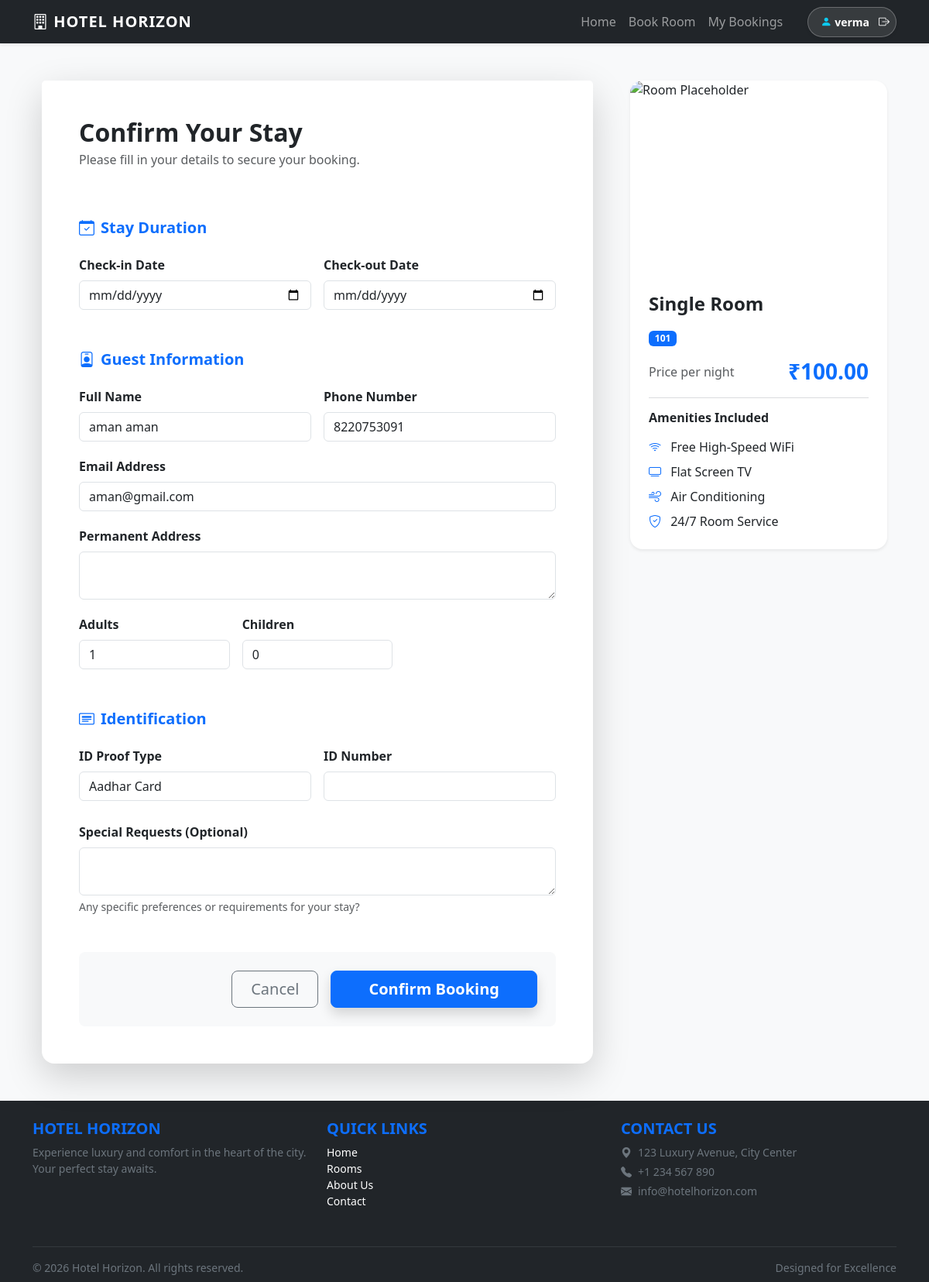
Screenshot of /book/1/?check_in=&check_out= (signed in) with the database file from the repository.
### core/models.py (models this page shows, shortened)
class CustomUser(AbstractUser):
    ROLE_CHOICES = (
        ('guest', 'Guest'),
        ('staff', 'Staff'),
        ('admin', 'Admin'),
    )
    role = models.CharField(max_length=10, choices=ROLE_CHOICES, default='guest')
    phone = models.CharField(max_length=15, blank=True, null=True)
    profession = models.CharField(max_length=100, blank=True, null=True)

class Room(models.Model):
    ROOM_TYPES = (
        ('single', 'Single'),
        ('double', 'Double'),
        ('suite', 'Suite'),
    )
    STATUS_CHOICES = (
        ('available', 'Available'),
        ('booked', 'Booked'),
        ('cleaning', 'Cleaning'),
    )
    room_number = models.CharField(max_length=10, unique=True)
    room_type = models.CharField(max_length=10, choices=ROOM_TYPES)
    price_per_night = models.DecimalField(max_digits=10, decimal_places=2)
    amenities = models.TextField(blank=True)
    status = models.CharField(max_length=10, choices=STATUS_CHOICES, default='available')
    image = models.ImageField(upload_to='rooms/', blank=True, null=True)

### core/views.py (the view)
# urls.py: path('book/<int:room_id>/', views.book_room, name='book_room'),
@login_required
def book_room(request, room_id):
    room = get_object_or_404(Room, id=room_id)
    if request.method == 'POST':
        form = BookingForm(request.POST)
        if form.is_valid():
            booking = form.save(commit=False)
            booking.guest = request.user
            booking.room = room
            conflicting_bookings = Booking.objects.filter(
                room=room,
                check_in__lt=booking.check_out,
                check_out__gt=booking.check_in
            )
            if conflicting_bookings.exists():
                 return render(request, 'book_room.html', {'room': room, 'form': form, 'error': 'Room is already booked for these dates'})
            booking.save()
            return redirect('booking_success', booking_id=booking.id)
        else:
            print("Form errors:", form.errors) # Debugging print
    else:
        initial_data = {
            'full_name': f"{request.user.first_name} {request.user.last_name}",
            'email': request.user.email,
            'phone': request.user.phone,
            'check_in': request.GET.get('check_in'),
            'check_out': request.GET.get('check_out'),
        }
        form = BookingForm(initial=initial_data)
    return render(request, 'book_room.html', {'room': room, 'form': form})

### templates/book_room.html (shortened to what this page needs)
{% extends 'base.html' %}
{% block content %}
<div class="container mt-5 mb-5">
    <div class="row g-5">
        <div class="col-lg-4 order-lg-last">
            <div class="card border-0 shadow-sm rounded-4 sticky-top" style="top: 100px;">
                {% if room.image %}
                <img src="{{ room.image.url }}" class="card-img-top rounded-top-4" alt="Room Image"
                    style="height: 250px; object-fit: cover;">
                {% else %}
                <img src="https://images.unsplash.com/photo-1618773928121-c32242e63f39?ixlib=rb-4.0.3&auto=format&fit=crop&w=500&q=60"
                    class="card-img-top rounded-top-4" alt="Room Placeholder" style="height: 250px; object-fit: cover;">
                {% endif %}
                <div class="card-body p-4">
                    <h4 class="fw-bold mb-3">{{ room.room_type|title }} Room</h4>
                    <span class="badge bg-primary mb-3">{{ room.room_number }}</span>
                    <div class="d-flex justify-content-between align-items-center mb-3">
                        <span class="text-muted">Price per night</span>
                        <h3 class="fw-bold text-primary mb-0">₹{{ room.price_per_night }}</h3>
                    </div>
                    <hr class="border-secondary opacity-10">
                    <h6 class="fw-bold mb-3">Amenities Included</h6>
                    <ul class="list-unstyled mb-0">
                        <li class="mb-2"><i class="bi bi-wifi me-2 text-primary"></i> Free High-Speed WiFi</li>
                        <li class="mb-2"><i class="bi bi-tv me-2 text-primary"></i> Flat Screen TV</li>
                        <li class="mb-2"><i class="bi bi-wind me-2 text-primary"></i> Air Conditioning</li>
                        <li><i class="bi bi-shield-check me-2 text-primary"></i> 24/7 Room Service</li>
                    </ul>
                </div>
            </div>
        </div>
        <div class="col-lg-8">
            <div class="card border-0 shadow-lg rounded-4">
                <div class="card-header bg-white border-bottom-0 pt-5 px-5 pb-0">
                    <h2 class="fw-bold mb-1">Confirm Your Stay</h2>
                    <p class="text-muted">Please fill in your details to secure your booking.</p>
                </div>
                <div class="card-body p-5">
                    <form method="post" class="needs-validation" novalidate>
                        <h5 class="fw-bold text-primary mb-4"><i class="bi bi-calendar-check me-2"></i>Stay Duration
                        </h5>
                        <div class="row g-3 mb-4">
                            <div class="col-md-6">
                                <label class="form-label fw-semibold">Check-in Date</label>
                                {{ form.check_in }}
                            </div>
                            <div class="col-md-6">
                                <label class="form-label fw-semibold">Check-out Date</label>
                                {{ form.check_out }}
                            </div>
                        </div>
                        <h5 class="fw-bold text-primary mb-4 mt-5"><i class="bi bi-person-badge me-2"></i>Guest
                            Information</h5>
                        <div class="row g-3 mb-3">
                            <div class="col-md-6">
                                <label class="form-label fw-semibold">Full Name</label>
                                {{ form.full_name }}
                            </div>
                            <div class="col-md-6">
                                <label class="form-label fw-semibold">Phone Number</label>
                                {{ form.phone }}
                            </div>
                            <div class="col-12">
                                <label class="form-label fw-semibold">Email Address</label>
                                {{ form.email }}
                            </div>
                            <div class="col-12">
                                <label class="form-label fw-semibold">Permanent Address</label>
                                {{ form.address }}
                            </div>
                        </div>
                        <div class="row g-3 mb-4">
                            <div class="col-md-4">
                                <label class="form-label fw-semibold">Adults</label>
                                {{ form.num_adults }}
                            </div>
                            <div class="col-md-4">
                                <label class="form-label fw-semibold">Children</label>
                                {{ form.num_children }}
                            </div>
                        </div>
                        <h5 class="fw-bold text-primary mb-4 mt-5"><i class="bi bi-card-heading me-2"></i>Identification
                        </h5>
                        <div class="row g-3 mb-4">
                            <div class="col-md-6">
                                <label class="form-label fw-semibold">ID Proof Type</label>
                                {{ form.id_proof_type }}
                            </div>
                            <div class="col-md-6">
                                <label class="form-label fw-semibold">ID Number</label>
                                {{ form.id_proof_number }}
                            </div>
                        </div>
                        <div class="mb-5">
                            <label class="form-label fw-semibold">Special Requests (Optional)</label>
                            {{ form.special_requests }}
                            <div class="form-text">Any specific preferences or requirements for your stay?</div>
                        </div>
                        <div
                            class="d-grid gap-2 d-md-flex justify-content-md-end align-items-center bg-light p-4 rounded-3">
                            <a href="{% url 'home' %}" class="btn btn-outline-secondary btn-lg px-4 me-md-2">Cancel</a>
                            <button type="submit" class="btn btn-primary btn-lg px-5 shadow fw-bold">Confirm
                                Booking</button>
                        </div>
                    </form>
                </div>
            </div>
        </div>
    </div>
</div>
{% endblock %}

### templates/base.html (shortened to what this page needs)
<!DOCTYPE html>
<html lang="en">
<head>
    <link href="https://cdn.jsdelivr.net/npm/bootstrap@5.3.0/dist/css/bootstrap.min.css" rel="stylesheet">
    <link rel="stylesheet" href="https://cdn.jsdelivr.net/npm/bootstrap-icons@1.11.3/font/bootstrap-icons.min.css">
</head>
<body class="d-flex flex-column min-vh-100">
    <nav class="navbar navbar-expand-lg navbar-dark bg-dark sticky-top shadow-sm">
        <div class="container">
            <a class="navbar-brand fw-bold" href="{% url 'home' %}">
                <i class="bi bi-building"></i> HOTEL HORIZON
            </a>
            <div class="collapse navbar-collapse" id="navbarNav">
                <ul class="navbar-nav ms-auto align-items-center">
                    <li class="nav-item"><a class="nav-link" href="{% url 'home' %}">Home</a></li>
                    {% if user.is_authenticated %}
                    {% if user.role == 'guest' %}
                    <li class="nav-item"><a class="nav-link" href="{% url 'home' %}#rooms">Book Room</a></li>
                    <li class="nav-item"><a class="nav-link" href="{% url 'guest_dashboard' %}">My Bookings</a></li>
                    {% elif user.role == 'staff' %}
                    <li class="nav-item"><a class="nav-link" href="{% url 'staff_dashboard' %}">Staff Dashboard</a></li>
                    {% elif user.role == 'admin' %}
                    <li class="nav-item"><a class="nav-link" href="{% url 'admin_dashboard' %}">Admin Panel</a></li>
                    {% endif %}
                    <li class="nav-item ms-md-4 d-flex align-items-center">
                        <div
                            class="d-flex align-items-center bg-white bg-opacity-10 py-1 ps-3 pe-1 rounded-pill border border-white border-opacity-25 shadow-sm">
                            <span class="text-white small fw-bold me-2">
                                <i class="bi bi-person-fill me-1 text-info"></i>{{ user.username }}
                            </span>
                            <form action="{% url 'logout' %}" method="post" class="d-inline">
                                <button type="submit" class="btn btn-outline-light border-0 btn-sm rounded-circle p-1"
                                    title="Logout">
                                    <i class="bi bi-box-arrow-right fw-bold text-white"></i>
                                </button>
                            </form>
                        </div>
                    </li>
                    {% else %}
                    <li class="nav-item"><a class="nav-link" href="{% url 'home' %}#rooms">Rooms</a></li>
                    <li class="nav-item"><a class="nav-link" href="{% url 'login' %}">Login</a></li>
                    <li class="nav-item"><a class="nav-link btn btn-primary text-white ms-2 rounded-pill px-3"
                            href="{% url 'register' %}">Sign Up</a></li>
                    {% endif %}
                </ul>
            </div>
        </div>
    </nav>
    <main class="flex-grow-1">
        <div class="container mt-4 mb-5">
            {% block content %}{% endblock %}
        </div>
    </main>
    <footer class="bg-dark text-white pt-4 pb-2 mt-auto">
        <div class="container">
            <div class="row">
                <div class="col-md-4 mb-3">
                    <h5 class="text-uppercase fw-bold text-primary">Hotel Horizon</h5>
                    <p class="small text-secondary">Experience luxury and comfort in the heart of the city. Your perfect
                        stay awaits.</p>
                </div>
                <div class="col-md-4 mb-3">
                    <h5 class="text-uppercase fw-bold text-primary">Quick Links</h5>
                    <ul class="list-unstyled small">
                        <li><a href="{% url 'home' %}" class="text-white text-decoration-none">Home</a></li>
                        <li><a href="{% url 'home' %}#rooms" class="text-white text-decoration-none">Rooms</a></li>
                        <li><a href="#" class="text-white text-decoration-none">About Us</a></li>
                        <li><a href="#" class="text-white text-decoration-none">Contact</a></li>
                    </ul>
                </div>
                <div class="col-md-4 mb-3">
                    <h5 class="text-uppercase fw-bold text-primary">Contact Us</h5>
                    <p class="small text-secondary mb-1"><i class="bi bi-geo-alt-fill me-2"></i>123 Luxury Avenue, City
                        Center</p>
                    <p class="small text-secondary mb-1"><i class="bi bi-telephone-fill me-2"></i>+1 234 567 890</p>
                    <p class="small text-secondary"><i class="bi bi-envelope-fill me-2"></i>info@hotelhorizon.com</p>
                </div>
            </div>
            <hr class="border-secondary">
            <div class="row align-items-center">
                <div class="col-md-6 text-center text-md-start">
                    <p class="small mb-0 text-secondary">&copy; 2026 Hotel Horizon. All rights reserved.</p>
                </div>
                <div class="col-md-6 text-center text-md-end">
                    <p class="small mb-0 text-secondary">Designed for Excellence</p>
                </div>
            </div>
        </div>
    </footer>
</body>
</html>

### templates/base.html (style rules this page uses)
body { font-family: 'Segoe UI', Tahoma, Geneva, Verdana, sans-serif; background-color: #f8f9fa; }
.card { transition: transform 0.3s; }
.navbar-brand { font-weight: bold; letter-spacing: 1px; }

### rows the page displays
CustomUser: username "verma", phone "8220753091", email "aman@gmail.com"
Room: room_type "Single", room_number "101", price_per_night "100.00"
